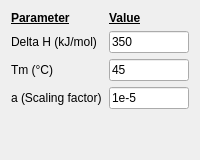
       <widget class="QWidget" name="tab_3">
        <attribute name="title">
         <string>Derivative</string>
        </attribute>
        <layout class="QVBoxLayout" name="verticalLayout_21">
         <item>
          <layout class="QGridLayout" name="gridLayout_14">
           <item row="1" column="0" colspan="2">
            <widget class="QLabel" name="label_80">
             <property name="text">
              <string>Delta H (kJ/mol)</string>
             </property>
            </widget>
           </item>
           <item row="1" column="2">
            <widget class="QLineEdit" name="delta5">
             <property name="sizePolicy">
              <sizepolicy hsizetype="Fixed" vsizetype="Fixed">
               <horstretch>0</horstretch>
               <verstretch>0</verstretch>
              </sizepolicy>
             </property>
             <property name="minimumSize">
              <size>
               <width>80</width>
               <height>0</height>
              </size>
             </property>
             <property name="maximumSize">
              <size>
               <width>80</width>
               <height>16777215</height>
              </size>
             </property>
             <property name="text">
              <string>350</string>
             </property>
            </widget>
           </item>
           <item row="2" column="2">
            <widget class="QLineEdit" name="tm5">
             <property name="sizePolicy">
              <sizepolicy hsizetype="Fixed" vsizetype="Fixed">
               <horstretch>0</horstretch>
               <verstretch>0</verstretch>
              </sizepolicy>
             </property>
             <property name="minimumSize">
              <size>
               <width>80</width>
               <height>0</height>
              </size>
             </property>
             <property name="maximumSize">
              <size>
               <width>80</width>
               <height>16777215</height>
              </size>
             </property>
             <property name="text">
              <string>45</string>
             </property>
            </widget>
           </item>
           <item row="3" column="0" colspan="2">
            <widget class="QLabel" name="label_116">
             <property name="font">
              <font>
               <family>MS Shell Dlg 2</family>
              </font>
             </property>
             <property name="text">
              <string>a (Scaling factor)</string>
             </property>
            </widget>
           </item>
           <item row="3" column="2">
            <widget class="QLineEdit" name="a">
             <property name="sizePolicy">
              <sizepolicy hsizetype="Fixed" vsizetype="Fixed">
               <horstretch>0</horstretch>
               <verstretch>0</verstretch>
              </sizepolicy>
             </property>
             <property name="minimumSize">
              <size>
               <width>80</width>
               <height>0</height>
              </size>
             </property>
             <property name="maximumSize">
              <size>
               <width>80</width>
               <height>16777215</height>
              </size>
             </property>
             <property name="text">
              <string>1e-5</string>
             </property>
            </widget>
           </item>
           <item row="2" column="0" colspan="2">
            <widget class="QLabel" name="label_115">
             <property name="text">
              <string>Tm (°C)</string>
             </property>
            </widget>
           </item>
           <item row="0" column="2">
            <widget class="QLabel" name="label_78">
             <property name="minimumSize">
              <size>
               <width>77</width>
               <height>0</height>
              </size>
             </property>
             <property name="font">
              <font>
               <weight>75</weight>
               <bold>true</bold>
               <underline>true</underline>
              </font>
             </property>
             <property name="text">
              <string>Value</string>
             </property>
            </widget>
           </item>
           <item row="0" column="0" colspan="2">
            <widget class="QLabel" name="label_77">
             <property name="font">
              <font>
               <weight>75</weight>
               <bold>true</bold>
               <underline>true</underline>
              </font>
             </property>
             <property name="text">
              <string>Parameter</string>
             </property>
            </widget>
           </item>
          </layout>
         </item>
         <item>
          <spacer name="verticalSpacer_7">
           <property name="orientation">
            <enum>Qt::Vertical</enum>
           </property>
           <property name="sizeHint" stdset="0">
            <size>
             <width>20</width>
             <height>40</height>
            </size>
           </property>
          </spacer>
         </item>
        </layout>
       </widget>
